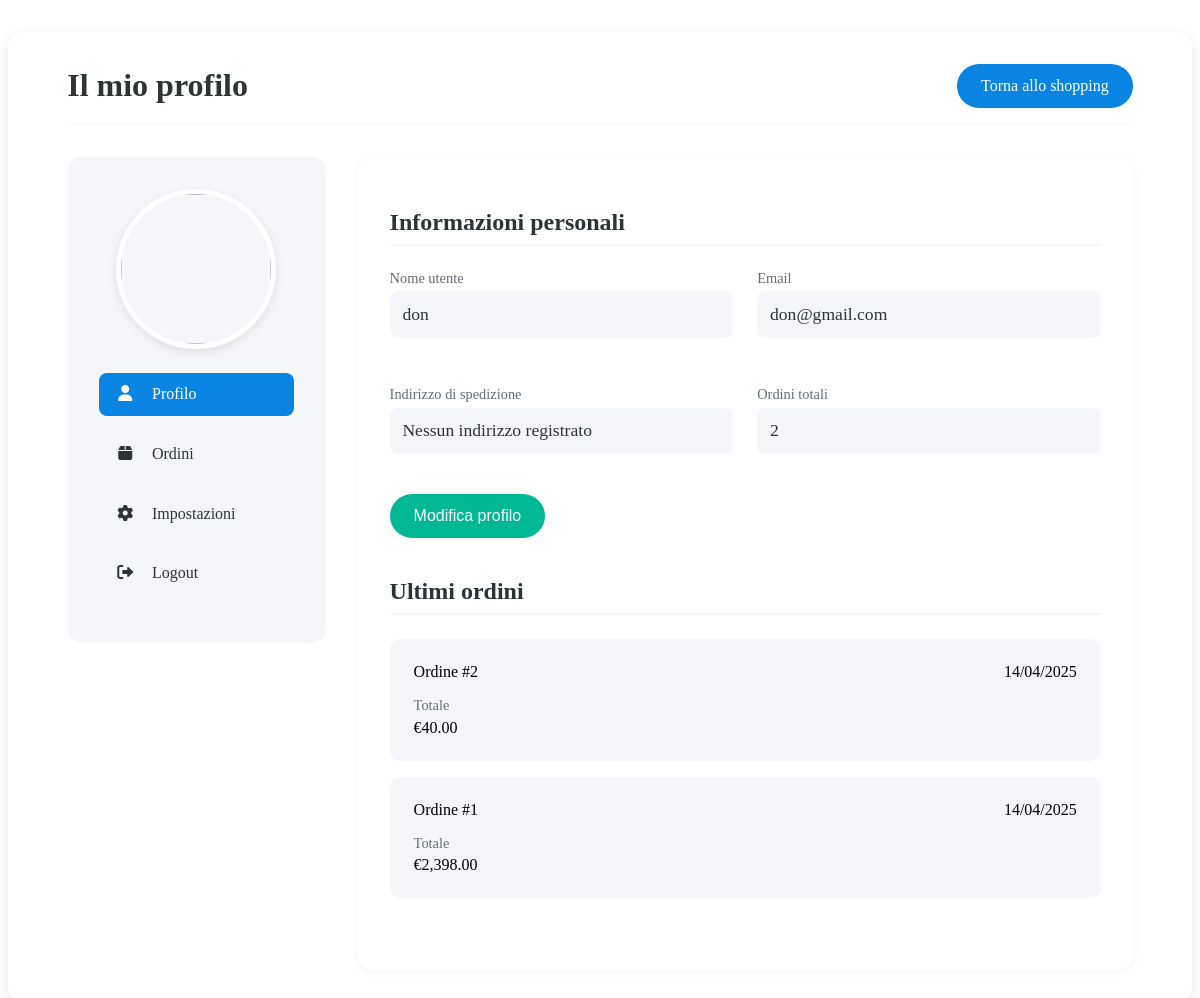
/qiu_phoneshop/main_page/front-end/profile.php (signed in), run on the app's committed database.
### tables this page shows
CREATE TABLE `user` (
  `id` int(11) NOT NULL,
  `username` varchar(100) DEFAULT NULL,
  `password` varchar(100) DEFAULT NULL,
  `email` varchar(50) NOT NULL,
  `shipping_address` varchar(100) DEFAULT NULL,
  `registration_date` date NOT NULL DEFAULT curdate()
);

CREATE TABLE `orders` (
  `id` int(11) NOT NULL,
  `user_id` int(11) NOT NULL,
  `product_id` int(11) NOT NULL,
  `order_date` datetime NOT NULL DEFAULT current_timestamp(),
  `quantity` int(11) NOT NULL DEFAULT 1,
  `total_price` decimal(10,2) NOT NULL,
  `shipping_address` varchar(100) NOT NULL
);

### qiu_phoneshop/main_page/front-end/profile.php (the view, shortened to what this page needs)
<?php
include '../back-end/db_conn.php';
?>
<!DOCTYPE html>
<html lang="it">
<head>
    <link rel="stylesheet" href="profile.css">
    <link rel="stylesheet" href="https://cdnjs.cloudflare.com/ajax/libs/font-awesome/6.0.0/css/all.min.css">
</head>
<body>
    <?php
    $username = $_SESSION['username'];
    $stmt = $conn->prepare("SELECT id, username, email, shipping_address FROM user WHERE username = ?");
    $stmt->bind_param("s", $username);
    $stmt->execute();
    $result = $stmt->get_result();
    $user = $result->fetch_assoc();
    $user_id = $user['id'];
    $stmt = $conn->prepare("SELECT COUNT(*) as number_of_orders FROM orders WHERE user_id = ?");
    $stmt->bind_param("i", $user_id);
    $stmt->execute();
    $orders_result = $stmt->get_result();
    $orders_data = $orders_result->fetch_assoc();
    ?>
    <div class="profile-container">
        <div class="profile-header">
            <h1>Il mio profilo</h1>
            <a href="logged_index.php" class="back-to-shop">Torna allo shopping</a>
        </div>
        <div class="profile-content">
            <div class="profile-sidebar">
                <img src="default-avatar.jpg" class="profile-avatar">
                <ul class="profile-nav">
                    <li><a href="#" class="active"><i class="fas fa-user"></i> Profilo</a></li>
                    <li><a href="orders.php"><i class="fas fa-box"></i> Ordini</a></li>
                    <li><a href="#"><i class="fas fa-cog"></i> Impostazioni</a></li>
                    <li><a href="../../login_register_user/logout.php"><i class="fas fa-sign-out-alt"></i> Logout</a></li>
                </ul>
            </div>
            <div class="profile-main">
                <div class="profile-section">
                    <h2>Informazioni personali</h2>
                    <div class="info-grid">
                        <div class="info-item">
                            <span class="info-label">Nome utente</span>
                            <span class="info-value"><?php echo htmlspecialchars($user['username']); ?></span>
                        </div>
                        <div class="info-item">
                            <span class="info-label">Email</span>
                            <span class="info-value"><?php echo htmlspecialchars($user['email']); ?></span>
                        </div>
                        <div class="info-item">
                            <span class="info-label">Indirizzo di spedizione</span>
                            <span class="info-value">
                                <?php
                                if (!empty($user['shipping_address'])) {
                                    echo htmlspecialchars($user['shipping_address']);
                                } else {
                                    echo "Nessun indirizzo registrato";
                                }
                                ?>
                            </span>
                        </div>
                        <div class="info-item">
                            <span class="info-label">Ordini totali</span>
                            <span class="info-value"><?php echo $orders_data['number_of_orders']; ?></span>
                        </div>
                    </div>
                    <button class="edit-btn" onclick="location.href='edit_profile.php'">Modifica profilo</button>
                </div>
                <div class="profile-section orders-summary">
                    <h2>Ultimi ordini</h2>
                    <?php
                    $stmt = $conn->prepare("SELECT id, order_date, total_price FROM orders WHERE user_id = ? ORDER BY order_date DESC LIMIT 3");
                    $stmt->bind_param("i", $user_id);
                    $stmt->execute();
                    $recent_orders = $stmt->get_result();
                    if ($recent_orders->num_rows > 0) {
                        while ($order = $recent_orders->fetch_assoc()) {
                            echo '<div class="order-card">';
                            echo '<div class="order-header">';
                            echo '<span>Ordine #' . $order['id'] . '</span>';
                            echo '<span class="order-date">' . date('d/m/Y', strtotime($order['order_date'])) . '</span>';
                            echo '</div>';
                            echo '<div class="order-details">';
                            echo '<div><span class="info-label">Totale</span><span>€' . number_format($order['total_price'], 2) . '</span></div>';
                            echo '</div>';
                            echo '</div>';
                        }
                    } else {
                        echo '<p>Nessun ordine effettuato</p>';
                    }
                    ?>
                </div>
            </div>
        </div>
    </div>
</body>
</html>

### qiu_phoneshop/main_page/front-end/profile.css (style rules this page uses)
:root { --primary-color: #2d3436; --secondary-color: #0984e3; --accent-color: #00b894; --light-gray: #f5f6fa; --dark-gray: #636e72; }
.profile-container { max-width: 1200px; margin: 2rem auto; padding: 2rem 5%; background: white; border-radius: 15px; box-shadow: 0 5px 15px rgba(0, 0, 0, 0.1); }
.profile-header { display: flex; justify-content: space-between; align-items: center; margin-bottom: 2rem; padding-bottom: 1rem; border-bottom: 1px solid var(--light-gray); }
.profile-header h1 { color: var(--primary-color); font-size: 2rem; margin: 0; }
.back-to-shop { background: var(--secondary-color); color: white; padding: 0.8rem 1.5rem; border: none; border-radius: 30px; font-size: 1rem; text-decoration: none; transition: all 0.3s ease; }
.profile-content { display: grid; grid-template-columns: 1fr 3fr; gap: 2rem; }
.profile-sidebar { background: var(--light-gray); padding: 2rem; border-radius: 15px; height: fit-content; }
.profile-avatar { width: 150px; height: 150px; border-radius: 50%; object-fit: cover; margin: 0 auto 1.5rem; display: block; border: 5px solid white; box-shadow: 0 3px 10px rgba(0, 0, 0, 0.1); }
.profile-nav { list-style: none; margin: 0; padding: 0; }
.profile-nav li { margin-bottom: 1rem; }
.profile-nav a { display: block; padding: 0.8rem 1rem; color: var(--primary-color); text-decoration: none; border-radius: 8px; transition: all 0.3s ease; }
.profile-nav a:hover, .profile-nav a.active { background: var(--secondary-color); color: white; }
.profile-nav i { margin-right: 0.8rem; width: 20px; text-align: center; }
.profile-main { background: white; padding: 2rem; border-radius: 15px; box-shadow: 0 2px 10px rgba(0, 0, 0, 0.05); }
.profile-section { margin-bottom: 2.5rem; }
.profile-section h2 { color: var(--primary-color); margin-bottom: 1.5rem; padding-bottom: 0.5rem; border-bottom: 2px solid var(--light-gray); }
.info-grid { display: grid; grid-template-columns: repeat(2, 1fr); gap: 1.5rem; }
.info-item { margin-bottom: 1.5rem; }
.info-label { display: block; font-size: 0.9rem; color: var(--dark-gray); margin-bottom: 0.3rem; }
.info-value { display: block; font-size: 1.1rem; color: var(--primary-color); font-weight: 500; padding: 0.8rem; background: var(--light-gray); border-radius: 8px; }
.edit-btn { background: var(--accent-color); color: white; border: none; padding: 0.8rem 1.5rem; border-radius: 30px; font-size: 1rem; cursor: pointer; transition: all 0.3s ease; margin-top: 1rem; }
.order-card { background: var(--light-gray); padding: 1.5rem; border-radius: 10px; margin-bottom: 1rem; transition: all 0.3s ease; }
.order-header { display: flex; justify-content: space-between; margin-bottom: 1rem; font-weight: 500; }
.order-details { display: grid; grid-template-columns: repeat(auto-fill, minmax(200px, 1fr)); gap: 1rem; }

### data on the page
user: username "don", email "don@gmail.com"
orders: id "2", order_date "14/04/2025", total_price "40.00"
orders: id "1", order_date "14/04/2025", total_price "2,398.00"

### other printed values
$orders_data['number_of_orders'] "2"
